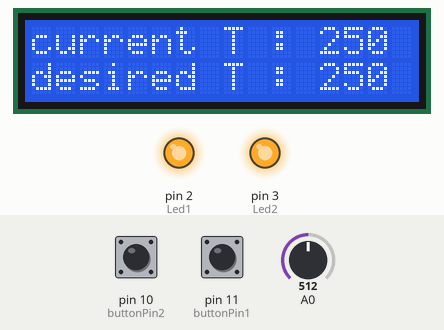
Simulated run of this sketch. Board: Arduino Uno, built with avr-gcc and run on an emulated ATmega328P. On the bench: 16×2 character LCD, output pins drawn as LEDs (lit = HIGH). The inputs (shaded band) are chosen by the test bench; at power-on: A0 = 512, pin 10 (buttonPin2) LOW, pin 11 (buttonPin1) LOW.

Above: at 1.2 s.
1.3 s: A0 set to 529
At 2.6 s:
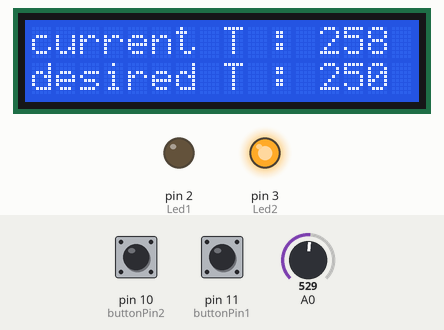
2.9 s: A0 set to 306
At 4.0 s:
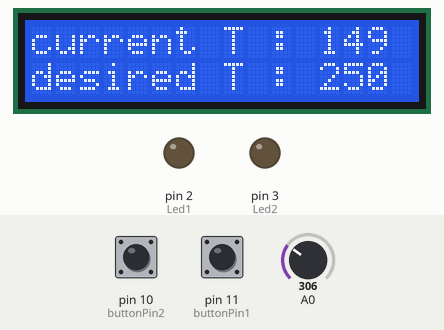
4.5 s: pin 10 (buttonPin2) pulled HIGH for 0.15 s
At 5.7 s:
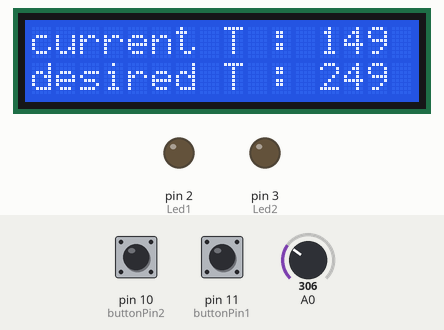
6.1 s: pin 10 (buttonPin2) pulled HIGH for 1 s
8.6 s: A0 set to 122
At 9.4 s:
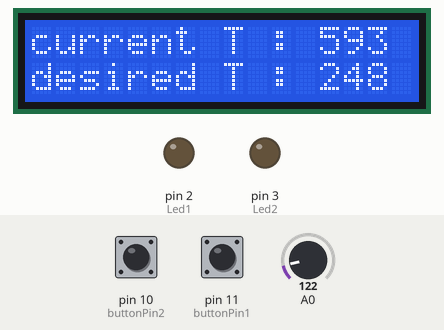
10.2 s: pin 11 (buttonPin1) pulled HIGH for 0.15 s
Timing chart, 0 to 12.8 s (numbered marks = the images above; inputs shaded):
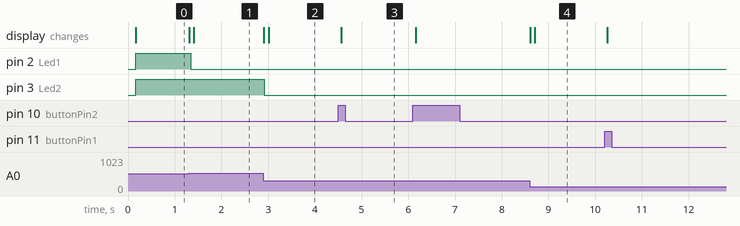

Measured:
- the behaviour switches between 518 and 519 on A0 (found by bisection; images 0 and 1)
- after the input at 1.3 s, pin 2 (Led1): HIGH → LOW at once; the display: first changes at once (image 1 shows a later state)
- after the input at 2.9 s, pin 3 (Led2): HIGH → LOW at once; the display: first changes at once (image 2 shows a later state)
- after the input at 4.5 s, the display: changes after 0.06 s (image 3)
- after the input at 8.6 s, the display: first changes at once (image 4 shows a later state)

The sketch:

sketch_jan23a.ino
```cpp
#include <LiquidCrystal.h>

const int buttonPin1 = 11;
const int buttonPin2 = 10;
const int Led1 = 2;
const int Led2 = 3;

int ledState1 = HIGH;
int buttonState1;
int lastButtonState1 = LOW;
int ledState2 = HIGH;
int buttonState2;
int lastButtonState2 = LOW;

//temp
int value=0;
float volts=0.0;

float temps[20] ;
float temp = 0.0;
float temp_old = 0.0;
float yout = 0.0;
float yold = 0.0;

float avg =0.0;
float tempd= 0.0;

int i = 0;


unsigned long lastDebounceTime1 = 0;
unsigned long debounceDelay1 = 50;
unsigned long lastDebounceTime2 = 0;
unsigned long debounceDelay2 = 50;

const int rs = 9, en = 8, d4 = 7, d5 = 6, d6 = 5, d7 = 4;
LiquidCrystal lcd(rs, en, d4, d5, d6, d7);

void setup() {
  lcd.begin(16, 2);

  pinMode(buttonPin1, INPUT);
  pinMode(buttonPin2, INPUT);
  pinMode(Led1, OUTPUT);
  pinMode(Led2, OUTPUT);
  Serial.begin(9600);

  value=analogRead(A0);
  volts=(value/1024.0)*5.0;
  temp= volts*100.0;
  tempd =temp;
  int n;
  for (n = 0; n < 20; n = n + 1)
  {
    temps[i]=temp;
  }

  digitalWrite(Led2,HIGH);
  digitalWrite(Led1,HIGH);
}

void loop() {
  value=analogRead(A0);
  volts=(value/1024.0)*5.0;
  temp_old = temp;
  temp= volts*100.0;

  int reading1 = digitalRead(buttonPin1);
  int reading2 = digitalRead(buttonPin2);

  if (reading1 != lastButtonState1) {

    lastDebounceTime1 = millis();
  }
  if (reading2 != lastButtonState2) {

    lastDebounceTime2 = millis();
  }
  if ((millis() - lastDebounceTime1) > debounceDelay1) {

    if (reading1 != buttonState1) {
      buttonState1 = reading1;


      if (buttonState1 == HIGH) {
        ledState1 = !ledState1;
        tempd=tempd+1;
      }
    }
  }
  if ((millis() - lastDebounceTime2) > debounceDelay2) {

    if (reading2 != buttonState2) {
      buttonState2 = reading2;


      if (buttonState2 == HIGH) {
        ledState2 = !ledState2;
        tempd=tempd-1;
      }
    }
  }
  if(i==20)
    i=0;
    temps[i]=temp;
    i=i+1;

    int x;
    avg=0;
    for(x=0 ; x<20 ; x=x+1) // finding average.
    {
      avg=avg+temps[x]/20;
    }
    yold = avg;
    yout = 0.9691*yold + 0.015466 *temp + 0.015466* temp_old;


  lcd.setCursor(0, 0);
  lcd.print("current T : ");
  lcd.print((int)yout);
  lcd.setCursor(0, 1);
  lcd.print("desired T : ");
  lcd.print((int)tempd);

       if ((int)(yout-(int)tempd)>=3)
        {
           digitalWrite(Led1,LOW);
        }
       else if ((int)((int)tempd-yout)>=3)
        {
            digitalWrite(Led2,LOW);
            digitalWrite(Led1,LOW);
        }

  else {
    digitalWrite(Led2,HIGH);
    digitalWrite(Led1,HIGH);
    }

  lastButtonState1 = reading1;
  lastButtonState2 = reading2;

}
```
